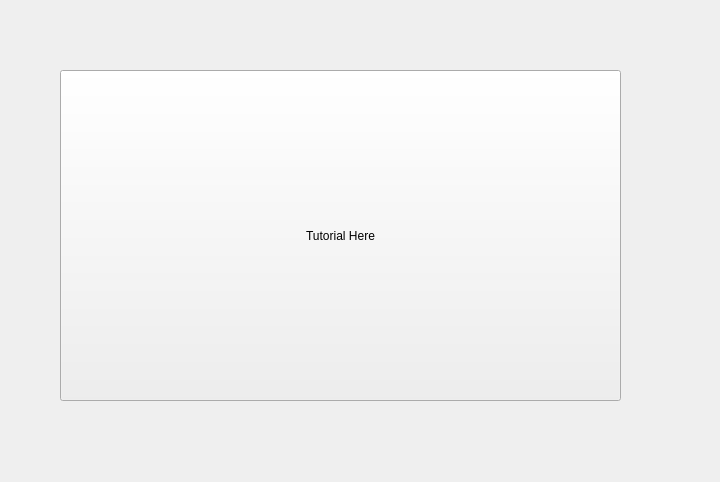
<?xml version="1.0" encoding="UTF-8"?>
<ui version="4.0">
 <class>Tutorial</class>
 <widget class="QWidget" name="Tutorial">
  <property name="geometry">
   <rect>
    <x>0</x>
    <y>0</y>
    <width>720</width>
    <height>482</height>
   </rect>
  </property>
  <property name="windowTitle">
   <string>Form</string>
  </property>
  <widget class="QPushButton" name="pushButton">
   <property name="geometry">
    <rect>
     <x>60</x>
     <y>70</y>
     <width>561</width>
     <height>331</height>
    </rect>
   </property>
   <property name="text">
    <string>Tutorial Here</string>
   </property>
  </widget>
 </widget>
 <resources/>
 <connections/>
</ui>
